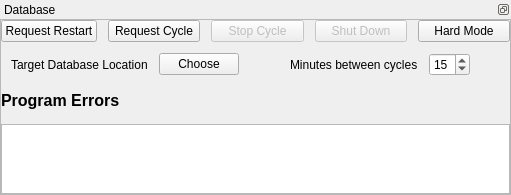
      <widget class="QWidget" name="databaseTab">
       <attribute name="title">
        <string>Database</string>
       </attribute>
       <layout class="QHBoxLayout" name="horizontalLayout_12">
        <property name="spacing">
         <number>0</number>
        </property>
        <property name="leftMargin">
         <number>0</number>
        </property>
        <property name="topMargin">
         <number>0</number>
        </property>
        <property name="rightMargin">
         <number>0</number>
        </property>
        <property name="bottomMargin">
         <number>0</number>
        </property>
        <item>
         <widget class="QDockWidget" name="dbDock">
          <property name="sizePolicy">
           <sizepolicy hsizetype="Expanding" vsizetype="Expanding">
            <horstretch>0</horstretch>
            <verstretch>0</verstretch>
           </sizepolicy>
          </property>
          <property name="features">
           <set>QDockWidget::DockWidgetFloatable|QDockWidget::DockWidgetMovable</set>
          </property>
          <property name="windowTitle">
           <string>Database</string>
          </property>
          <widget class="QWidget" name="dbDockContents">
           <layout class="QHBoxLayout" name="horizontalLayout_20" stretch="0">
            <property name="spacing">
             <number>0</number>
            </property>
            <property name="leftMargin">
             <number>0</number>
            </property>
            <property name="topMargin">
             <number>0</number>
            </property>
            <property name="rightMargin">
             <number>0</number>
            </property>
            <property name="bottomMargin">
             <number>0</number>
            </property>
            <item>
             <widget class="QFrame" name="dbFrame">
              <property name="sizePolicy">
               <sizepolicy hsizetype="Expanding" vsizetype="Expanding">
                <horstretch>0</horstretch>
                <verstretch>0</verstretch>
               </sizepolicy>
              </property>
              <property name="frameShape">
               <enum>QFrame::StyledPanel</enum>
              </property>
              <property name="frameShadow">
               <enum>QFrame::Raised</enum>
              </property>
              <property name="lineWidth">
               <number>1</number>
              </property>
              <layout class="QVBoxLayout" name="verticalLayout_7" stretch="0,1">
               <property name="spacing">
                <number>9</number>
               </property>
               <property name="leftMargin">
                <number>0</number>
               </property>
               <property name="topMargin">
                <number>0</number>
               </property>
               <property name="rightMargin">
                <number>0</number>
               </property>
               <property name="bottomMargin">
                <number>0</number>
               </property>
               <item>
                <layout class="QVBoxLayout" name="verticalLayout_5">
                 <property name="spacing">
                  <number>11</number>
                 </property>
                 <item>
                  <layout class="QHBoxLayout" name="horizontalLayout_13">
                   <item>
                    <widget class="QPushButton" name="requestDbRestartButton">
                     <property name="toolTip">
                      <string>Ask the target database to restart</string>
                     </property>
                     <property name="text">
                      <string>Request Restart</string>
                     </property>
                    </widget>
                   </item>
                   <item>
                    <widget class="QPushButton" name="requestDbCycleButton">
                     <property name="toolTip">
                      <string>Ask the target database to begin another selection cycle</string>
                     </property>
                     <property name="text">
                      <string>Request Cycle</string>
                     </property>
                    </widget>
                   </item>
                   <item>
                    <widget class="QPushButton" name="stopDbCycleButton">
                     <property name="enabled">
                      <bool>false</bool>
                     </property>
                     <property name="toolTip">
                      <string>Unimplemented. Use &quot;Abort&quot; in the Processes window instead.</string>
                     </property>
                     <property name="text">
                      <string>Stop Cycle</string>
                     </property>
                    </widget>
                   </item>
                   <item>
                    <widget class="QPushButton" name="dbShutdownButton">
                     <property name="enabled">
                      <bool>false</bool>
                     </property>
                     <property name="toolTip">
                      <string>Unimplemented. Use &quot;Abort&quot; in the Processes window instead.</string>
                     </property>
                     <property name="text">
                      <string>Shut Down</string>
                     </property>
                    </widget>
                   </item>
                   <item>
                    <widget class="QPushButton" name="hardModeButton">
                     <property name="toolTip">
                      <string>???</string>
                     </property>
                     <property name="text">
                      <string>Hard Mode</string>
                     </property>
                    </widget>
                   </item>
                  </layout>
                 </item>
                 <item>
                  <layout class="QHBoxLayout" name="horizontalLayout_15">
                   <item>
                    <layout class="QHBoxLayout" name="horizontalLayout_16">
                     <property name="leftMargin">
                      <number>10</number>
                     </property>
                     <item>
                      <widget class="QLabel" name="label_12">
                       <property name="sizePolicy">
                        <sizepolicy hsizetype="Preferred" vsizetype="Preferred">
                         <horstretch>0</horstretch>
                         <verstretch>0</verstretch>
                        </sizepolicy>
                       </property>
                       <property name="text">
                        <string>Target Database Location</string>
                       </property>
                      </widget>
                     </item>
                     <item>
                      <widget class="FileSelectionButton" name="databasePathChooseButton">
                       <property name="toolTip">
                        <string>Filepath of the target database</string>
                       </property>
                       <property name="text">
                        <string>Choose</string>
                       </property>
                      </widget>
                     </item>
                     <item>
                      <spacer name="horizontalSpacer_5">
                       <property name="orientation">
                        <enum>Qt::Horizontal</enum>
                       </property>
                       <property name="sizeHint" stdset="0">
                        <size>
                         <width>40</width>
                         <height>20</height>
                        </size>
                       </property>
                      </spacer>
                     </item>
                    </layout>
                   </item>
                   <item>
                    <widget class="QLabel" name="label_13">
                     <property name="sizePolicy">
                      <sizepolicy hsizetype="Preferred" vsizetype="Preferred">
                       <horstretch>0</horstretch>
                       <verstretch>0</verstretch>
                      </sizepolicy>
                     </property>
                     <property name="text">
                      <string>Minutes between cycles</string>
                     </property>
                    </widget>
                   </item>
                   <item>
                    <widget class="QSpinBox" name="minutesBetweenCyclesSpinBox">
                     <property name="sizePolicy">
                      <sizepolicy hsizetype="Expanding" vsizetype="Fixed">
                       <horstretch>0</horstretch>
                       <verstretch>0</verstretch>
                      </sizepolicy>
                     </property>
                     <property name="toolTip">
                      <string>How long the database should wait before doing another selection cycle</string>
                     </property>
                     <property name="minimum">
                      <number>1</number>
                     </property>
                     <property name="maximum">
                      <number>60</number>
                     </property>
                     <property name="value">
                      <number>15</number>
                     </property>
                    </widget>
                   </item>
                   <item>
                    <spacer name="horizontalSpacer_6">
                     <property name="orientation">
                      <enum>Qt::Horizontal</enum>
                     </property>
                     <property name="sizeType">
                      <enum>QSizePolicy::Expanding</enum>
                     </property>
                     <property name="sizeHint" stdset="0">
                      <size>
                       <width>40</width>
                       <height>20</height>
                      </size>
                     </property>
                    </spacer>
                   </item>
                  </layout>
                 </item>
                </layout>
               </item>
               <item>
                <layout class="QVBoxLayout" name="verticalLayout_2" stretch="0,0">
                 <item>
                  <widget class="QLabel" name="label_3">
                   <property name="sizePolicy">
                    <sizepolicy hsizetype="Preferred" vsizetype="Preferred">
                     <horstretch>0</horstretch>
                     <verstretch>0</verstretch>
                    </sizepolicy>
                   </property>
                   <property name="minimumSize">
                    <size>
                     <width>0</width>
                     <height>30</height>
                    </size>
                   </property>
                   <property name="font">
                    <font>
                     <pointsize>12</pointsize>
                     <bold>true</bold>
                    </font>
                   </property>
                   <property name="text">
                    <string>Program Errors</string>
                   </property>
                   <property name="textFormat">
                    <enum>Qt::MarkdownText</enum>
                   </property>
                  </widget>
                 </item>
                 <item>
                  <widget class="QTableView" name="dbRuntimeErrorView">
                   <property name="sizePolicy">
                    <sizepolicy hsizetype="Expanding" vsizetype="Expanding">
                     <horstretch>0</horstretch>
                     <verstretch>0</verstretch>
                    </sizepolicy>
                   </property>
                   <property name="toolTip">
                    <string>Program runtime errors will appear here</string>
                   </property>
                   <property name="horizontalScrollBarPolicy">
                    <enum>Qt::ScrollBarAsNeeded</enum>
                   </property>
                   <property name="sizeAdjustPolicy">
                    <enum>QAbstractScrollArea::AdjustToContents</enum>
                   </property>
                   <property name="editTriggers">
                    <set>QAbstractItemView::NoEditTriggers</set>
                   </property>
                   <property name="dragDropOverwriteMode">
                    <bool>false</bool>
                   </property>
                   <property name="alternatingRowColors">
                    <bool>true</bool>
                   </property>
                   <property name="selectionMode">
                    <enum>QAbstractItemView::SingleSelection</enum>
                   </property>
                   <property name="selectionBehavior">
                    <enum>QAbstractItemView::SelectRows</enum>
                   </property>
                   <property name="textElideMode">
                    <enum>Qt::ElideNone</enum>
                   </property>
                   <property name="verticalScrollMode">
                    <enum>QAbstractItemView::ScrollPerPixel</enum>
                   </property>
                   <property name="horizontalScrollMode">
                    <enum>QAbstractItemView::ScrollPerPixel</enum>
                   </property>
                   <property name="sortingEnabled">
                    <bool>true</bool>
                   </property>
                   <attribute name="horizontalHeaderCascadingSectionResizes">
                    <bool>true</bool>
                   </attribute>
                   <attribute name="horizontalHeaderStretchLastSection">
                    <bool>true</bool>
                   </attribute>
                   <attribute name="verticalHeaderCascadingSectionResizes">
                    <bool>true</bool>
                   </attribute>
                   <attribute name="verticalHeaderShowSortIndicator" stdset="0">
                    <bool>false</bool>
                   </attribute>
                   <attribute name="verticalHeaderStretchLastSection">
                    <bool>false</bool>
                   </attribute>
                  </widget>
                 </item>
                </layout>
               </item>
              </layout>
             </widget>
            </item>
           </layout>
          </widget>
         </widget>
        </item>
       </layout>
      </widget>
